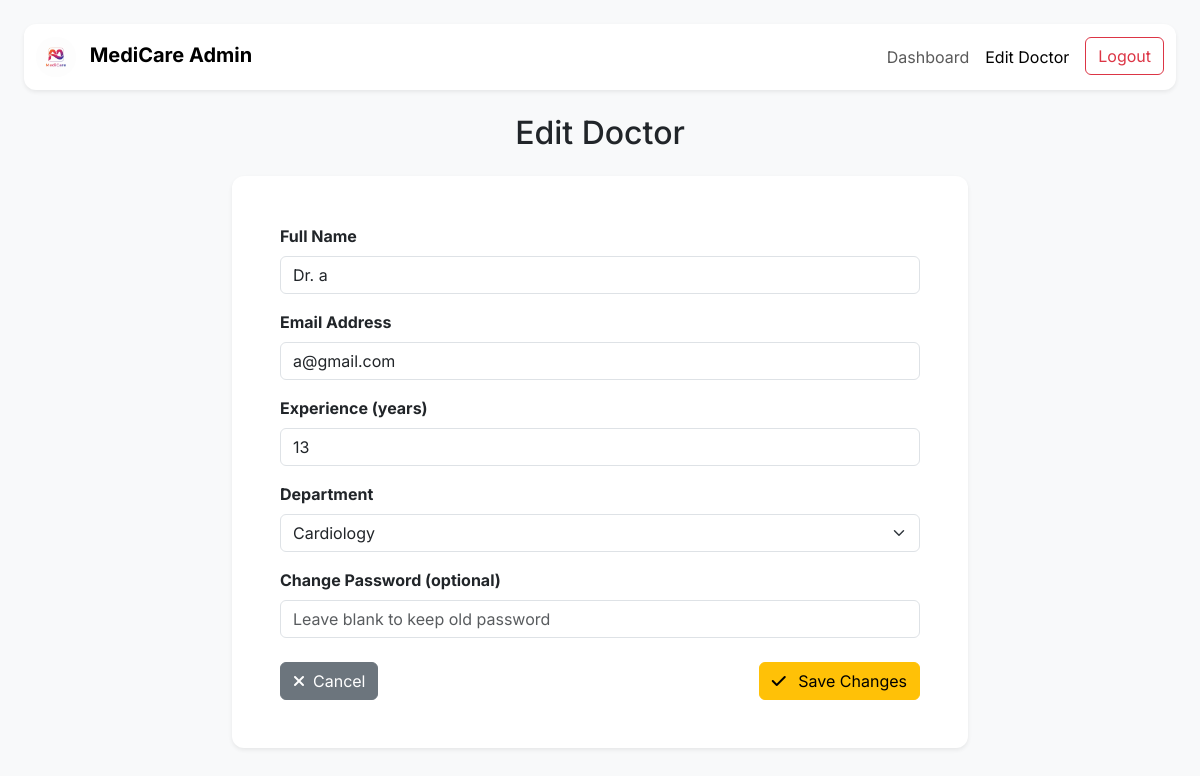
Page /edit_doctor/1 on the earlier database version.
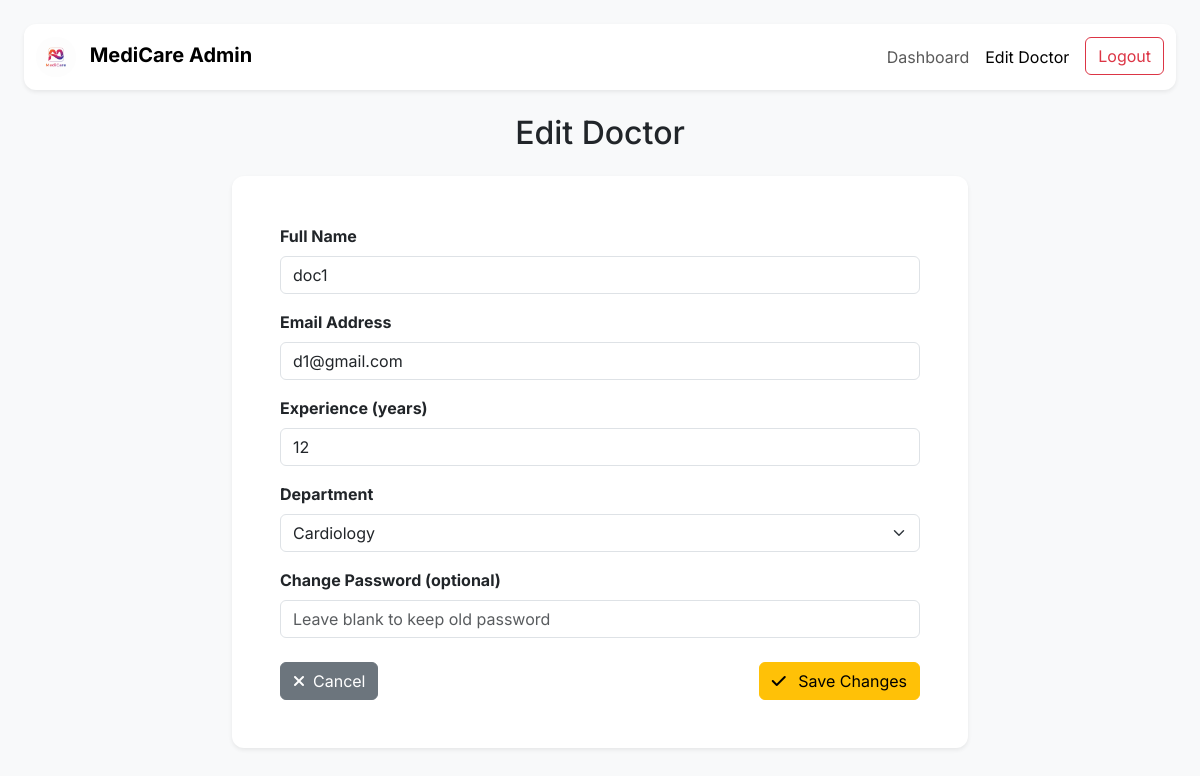
Same page on the later database version.
### application/models.py (models this page shows)
class Doctor(db.Model):
    __tablename__ = 'doctor'
    id = db.Column(db.Integer(),primary_key = True)
    doctor_name = db.Column(db.String(), nullable=False)
    password = db.Column(db.String(), nullable=False)
    email = db.Column(db.String(), nullable=False)
    department_id = db.Column(db.Integer(), db.ForeignKey('department.id'), nullable=False)
    user_id = db.Column(db.Integer(), db.ForeignKey('user.id', ondelete="CASCADE"), nullable=False)
    type = db.Column(db.String(), nullable=False)
    experience = db.Column(db.Integer(), nullable=False)
    appointment = db.relationship('Appointment', backref='doctor')
    availability = db.relationship('Availability', backref='doctor', cascade="all, delete-orphan")

class Department(db.Model):
    __tablename__ = 'department'
    id = db.Column(db.Integer(),primary_key = True)
    name = db.Column(db.String())
    description = db.Column(db.String())
    doctor = db.relationship('Doctor', backref='department')

### application/controllers.py (the view, shortened to what this page needs)
@app.route("/edit_doctor/<int:id>", methods=['GET','POST'])
def edit_doctor(id):
    doctor = Doctor.query.get_or_404(id)
    departments = Department.query.all()
    return render_template("edit_doctor.html",
        doctor=doctor, departments=departments)

### templates/edit_doctor.html (shortened to what this page needs)
<!DOCTYPE html>
<html lang="en">
<head>
    <link href="https://cdn.jsdelivr.net/npm/bootstrap@5.3.2/dist/css/bootstrap.min.css" rel="stylesheet">
</head>
<body class="p-4">
    <nav class="navbar navbar-expand-lg navbar-light bg-white shadow-sm sticky-top mb-4" style="border-radius: 0.75rem;">
        <div class="container-fluid">
            <a class="navbar-brand" href="/admin">
                <img src="{{ url_for('static', filename='logo2.png') }}" style="height: 40px; border-radius: 50%;">
                <span class="fw-bold ms-2">MediCare Admin</span>
            </a>
            <div class="collapse navbar-collapse" id="adminNav">
                <ul class="navbar-nav ms-auto">
                    <li class="nav-item"><a class="nav-link" href="/admin">Dashboard</a></li>
                    <li class="nav-item"><a class="nav-link active" href="#">Edit Doctor</a></li>
                    <li class="nav-item"><a href="/logout" class="btn btn-outline-danger ms-lg-2">Logout</a></li>
                </ul>
            </div>
        </div>
    </nav>
    <main class="container">
        <h2 class="mb-4 text-center">Edit Doctor</h2>
        <div class="row justify-content-center">
            <div class="col-lg-8 col-md-10">
                <div class="card shadow-sm p-4 p-md-5">
                    <form method="POST">
                        <div class="mb-3">
                            <label class="form-label fw-bold">Full Name</label>
                            <input type="text" name="doctor_name"
                                class="form-control"
                                value="{{ doctor.doctor_name }}" required>
                        </div>
                        <div class="mb-3">
                            <label class="form-label fw-bold">Email Address</label>
                            <input type="email" name="email" class="form-control"
                                value="{{ doctor.email }}" required>
                        </div>
                        <div class="mb-3">
                            <label class="form-label fw-bold">Experience (years)</label>
                            <input type="number" name="experience" class="form-control"
                                value="{{ doctor.experience }}" required>
                        </div>
                        <div class="mb-3">
                            <label class="form-label fw-bold">Department</label>
                            <select name="department_id" class="form-select" required>
                                {% for dept in departments %}
                                <option value="{{ dept.id }}"
                                    {% if dept.id == doctor.department_id %}selected{% endif %}>
                                    {{ dept.name }}
                                </option>
                                {% endfor %}
                            </select>
                        </div>
                        <div class="mb-3">
                            <label class="form-label fw-bold">Change Password (optional)</label>
                            <input type="password" name="password"
                                class="form-control"
                                placeholder="Leave blank to keep old password">
                        </div>
                        <div class="d-flex justify-content-between mt-4">
                            <a href="/admin" class="btn btn-secondary"><i class="fa-solid fa-xmark me-2"></i>Cancel</a>
                            <button type="submit" class="btn btn-warning"><i class="fa-solid fa-check me-2"></i> Save Changes</button>
                        </div>
                    </form>
                </div>
            </div>
        </div>
    </main>
</body>
</html>

Differences in the rows shown:
changed Doctor "Cardiology": doctor_name "Dr. a" → "doc1"; email "a@gmail.com" → "d1@gmail.com"; experience "13" → "12"
